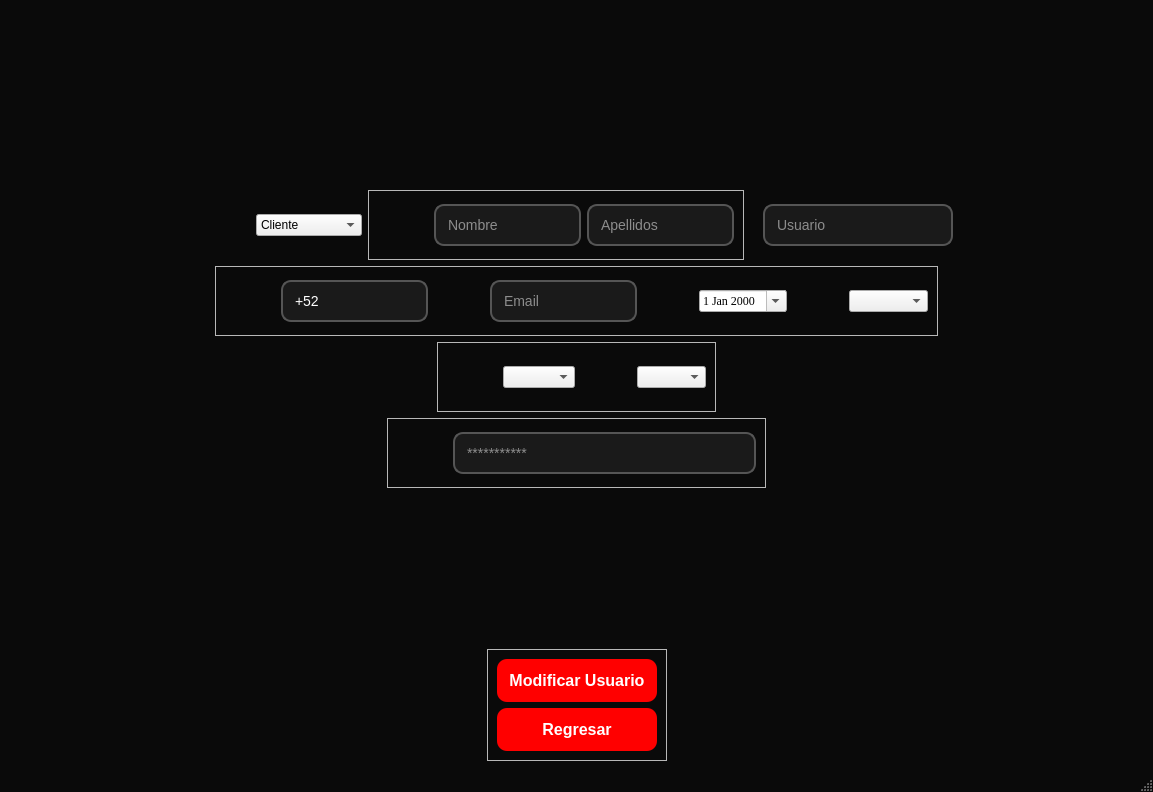
<?xml version="1.0" encoding="UTF-8"?>
<ui version="4.0">
 <class>MainWindow</class>
 <widget class="QMainWindow" name="MainWindow">
  <property name="geometry">
   <rect>
    <x>0</x>
    <y>0</y>
    <width>1153</width>
    <height>792</height>
   </rect>
  </property>
  <property name="minimumSize">
   <size>
    <width>800</width>
    <height>600</height>
   </size>
  </property>
  <property name="maximumSize">
   <size>
    <width>16777215</width>
    <height>16777215</height>
   </size>
  </property>
  <property name="windowTitle">
   <string>MainWindow</string>
  </property>
  <property name="styleSheet">
   <string notr="true">/* =========================================
   1. FONDO DE LA VENTANA (MAINWINDOW)
   ========================================= */
QMainWindow, #centralwidget {
    background-color: #0a0a0a; /* Negro oscuro profundo */
}

/* =========================================
   2. TEXTOS (LABELS)
   ========================================= */
QLabel {
    color: #ffffff; /* Texto blanco */
}

/* =========================================
   3. CAJAS DE TEXTO (USUARIO Y CONTRASEÑA)
   ========================================= */
QLineEdit {
    background-color: rgba(30, 30, 30, 200); /* Gris oscuro semi-transparente */
    border: 2px solid #555555; /* Borde gris apagado por defecto */
    border-radius: 10px; /* Esquinas redondeadas */
    color: #ffffff; /* Letras blancas al escribir */
    padding: 10px;
    font-size: 14px;
}

/* Efecto Neón cuando le das clic a la caja para escribir */
QLineEdit:focus {
    border: 2px solid #ff0000; /* Borde rojo brillante */
    background-color: rgba(50, 20, 20, 200); /* Un ligero tono rojizo en el fondo */
}

/* =========================================
   4. BOTÓN PRINCIPAL (ENTRAR)
   ========================================= */
QPushButton {
    background-color: #ff0000; /* Rojo sólido ZoomFit */
    color: white;
    border-radius: 10px;
    padding: 12px;
    font-size: 16px;
    font-weight: bold;
}

/* Efecto cuando pasas el mouse por encima del botón */
QPushButton:hover {
    background-color: #cc0000; /* Rojo más oscuro para dar efecto de clic */
}</string>
  </property>
  <widget class="QWidget" name="centralwidget">
   <layout class="QVBoxLayout" name="verticalLayout_4">
    <item>
     <layout class="QVBoxLayout" name="verticalLayout_3">
      <item>
       <layout class="QHBoxLayout" name="horizontalLayout_7">
        <item>
         <spacer name="horizontalSpacer">
          <property name="orientation">
           <enum>Qt::Horizontal</enum>
          </property>
          <property name="sizeType">
           <enum>QSizePolicy::Ignored</enum>
          </property>
          <property name="sizeHint" stdset="0">
           <size>
            <width>40</width>
            <height>20</height>
           </size>
          </property>
         </spacer>
        </item>
        <item>
         <widget class="QLabel" name="label">
          <property name="sizePolicy">
           <sizepolicy hsizetype="Ignored" vsizetype="Preferred">
            <horstretch>0</horstretch>
            <verstretch>0</verstretch>
           </sizepolicy>
          </property>
          <property name="maximumSize">
           <size>
            <width>16777215</width>
            <height>350</height>
           </size>
          </property>
          <property name="text">
           <string/>
          </property>
          <property name="pixmap">
           <pixmap>../img/Banner digital de ZoomFit con texto.png</pixmap>
          </property>
          <property name="scaledContents">
           <bool>true</bool>
          </property>
         </widget>
        </item>
        <item>
         <spacer name="horizontalSpacer_2">
          <property name="orientation">
           <enum>Qt::Horizontal</enum>
          </property>
          <property name="sizeType">
           <enum>QSizePolicy::Ignored</enum>
          </property>
          <property name="sizeHint" stdset="0">
           <size>
            <width>40</width>
            <height>20</height>
           </size>
          </property>
         </spacer>
        </item>
       </layout>
      </item>
      <item>
       <spacer name="verticalSpacer">
        <property name="orientation">
         <enum>Qt::Vertical</enum>
        </property>
        <property name="sizeHint" stdset="0">
         <size>
          <width>20</width>
          <height>40</height>
         </size>
        </property>
       </spacer>
      </item>
      <item>
       <layout class="QHBoxLayout" name="horizontalLayout_9">
        <item>
         <spacer name="horizontalSpacer_3">
          <property name="orientation">
           <enum>Qt::Horizontal</enum>
          </property>
          <property name="sizeHint" stdset="0">
           <size>
            <width>40</width>
            <height>20</height>
           </size>
          </property>
         </spacer>
        </item>
        <item>
         <widget class="QLabel" name="label_11">
          <property name="minimumSize">
           <size>
            <width>50</width>
            <height>50</height>
           </size>
          </property>
          <property name="maximumSize">
           <size>
            <width>50</width>
            <height>50</height>
           </size>
          </property>
          <property name="text">
           <string/>
          </property>
          <property name="pixmap">
           <pixmap>../img/ChatGPT Image 11 abr 2026, 16_36_19.png</pixmap>
          </property>
          <property name="scaledContents">
           <bool>true</bool>
          </property>
         </widget>
        </item>
        <item>
         <widget class="QComboBox" name="comboBox_4">
          <item>
           <property name="text">
            <string>Cliente</string>
           </property>
          </item>
          <item>
           <property name="text">
            <string>Instructor</string>
           </property>
          </item>
          <item>
           <property name="text">
            <string>Administrador</string>
           </property>
          </item>
         </widget>
        </item>
        <item>
         <widget class="QFrame" name="frame">
          <property name="frameShape">
           <enum>QFrame::StyledPanel</enum>
          </property>
          <property name="frameShadow">
           <enum>QFrame::Raised</enum>
          </property>
          <layout class="QHBoxLayout" name="horizontalLayout_10">
           <item>
            <widget class="QLabel" name="label_2">
             <property name="minimumSize">
              <size>
               <width>50</width>
               <height>50</height>
              </size>
             </property>
             <property name="maximumSize">
              <size>
               <width>50</width>
               <height>50</height>
              </size>
             </property>
             <property name="text">
              <string/>
             </property>
             <property name="pixmap">
              <pixmap>../img/Icono de persona en neón rojo.png</pixmap>
             </property>
             <property name="scaledContents">
              <bool>true</bool>
             </property>
            </widget>
           </item>
           <item>
            <widget class="QLineEdit" name="lineEdit">
             <property name="font">
              <font>
               <pointsize>-1</pointsize>
              </font>
             </property>
             <property name="placeholderText">
              <string>Nombre</string>
             </property>
            </widget>
           </item>
           <item>
            <widget class="QLineEdit" name="lineEdit_2">
             <property name="font">
              <font>
               <pointsize>-1</pointsize>
              </font>
             </property>
             <property name="placeholderText">
              <string>Apellidos</string>
             </property>
            </widget>
           </item>
          </layout>
         </widget>
        </item>
        <item>
         <widget class="QLabel" name="label_10">
          <property name="text">
           <string/>
          </property>
          <property name="pixmap">
           <pixmap>../img/icons8-usuario-24.png</pixmap>
          </property>
         </widget>
        </item>
        <item>
         <widget class="QLineEdit" name="lineEdit_6">
          <property name="placeholderText">
           <string>Usuario</string>
          </property>
         </widget>
        </item>
        <item>
         <spacer name="horizontalSpacer_4">
          <property name="orientation">
           <enum>Qt::Horizontal</enum>
          </property>
          <property name="sizeHint" stdset="0">
           <size>
            <width>40</width>
            <height>20</height>
           </size>
          </property>
         </spacer>
        </item>
       </layout>
      </item>
      <item>
       <layout class="QHBoxLayout" name="horizontalLayout_12">
        <item>
         <spacer name="horizontalSpacer_6">
          <property name="orientation">
           <enum>Qt::Horizontal</enum>
          </property>
          <property name="sizeHint" stdset="0">
           <size>
            <width>40</width>
            <height>20</height>
           </size>
          </property>
         </spacer>
        </item>
        <item>
         <widget class="QFrame" name="frame_2">
          <property name="frameShape">
           <enum>QFrame::StyledPanel</enum>
          </property>
          <property name="frameShadow">
           <enum>QFrame::Raised</enum>
          </property>
          <layout class="QHBoxLayout" name="horizontalLayout_11">
           <item>
            <widget class="QLabel" name="label_3">
             <property name="minimumSize">
              <size>
               <width>50</width>
               <height>50</height>
              </size>
             </property>
             <property name="maximumSize">
              <size>
               <width>50</width>
               <height>50</height>
              </size>
             </property>
             <property name="text">
              <string/>
             </property>
             <property name="pixmap">
              <pixmap>../img/ChatGPT Image 7 abr 2026, 22_24_37.png</pixmap>
             </property>
             <property name="scaledContents">
              <bool>true</bool>
             </property>
            </widget>
           </item>
           <item>
            <widget class="QLineEdit" name="lineEdit_3">
             <property name="maximumSize">
              <size>
               <width>300</width>
               <height>16777215</height>
              </size>
             </property>
             <property name="font">
              <font>
               <pointsize>-1</pointsize>
              </font>
             </property>
             <property name="inputMask">
              <string>+52 999 999 9999</string>
             </property>
             <property name="text">
              <string>+52   </string>
             </property>
             <property name="placeholderText">
              <string>Numero</string>
             </property>
            </widget>
           </item>
           <item>
            <widget class="QLabel" name="label_6">
             <property name="minimumSize">
              <size>
               <width>50</width>
               <height>50</height>
              </size>
             </property>
             <property name="maximumSize">
              <size>
               <width>50</width>
               <height>50</height>
              </size>
             </property>
             <property name="text">
              <string/>
             </property>
             <property name="pixmap">
              <pixmap>../img/Sobre un fondo transparente con destellos rojos.png</pixmap>
             </property>
             <property name="scaledContents">
              <bool>true</bool>
             </property>
            </widget>
           </item>
           <item>
            <widget class="QLineEdit" name="lineEdit_4">
             <property name="maximumSize">
              <size>
               <width>500</width>
               <height>16777215</height>
              </size>
             </property>
             <property name="font">
              <font>
               <pointsize>-1</pointsize>
              </font>
             </property>
             <property name="placeholderText">
              <string>Email</string>
             </property>
            </widget>
           </item>
           <item>
            <widget class="QLabel" name="label_4">
             <property name="minimumSize">
              <size>
               <width>50</width>
               <height>50</height>
              </size>
             </property>
             <property name="maximumSize">
              <size>
               <width>50</width>
               <height>50</height>
              </size>
             </property>
             <property name="text">
              <string/>
             </property>
             <property name="pixmap">
              <pixmap>../img/Icono de calendario con pastel.png</pixmap>
             </property>
             <property name="scaledContents">
              <bool>true</bool>
             </property>
            </widget>
           </item>
           <item>
            <widget class="QDateEdit" name="dateEdit">
             <property name="font">
              <font>
               <family>Times New Roman</family>
              </font>
             </property>
             <property name="calendarPopup">
              <bool>true</bool>
             </property>
            </widget>
           </item>
           <item>
            <widget class="QLabel" name="label_9">
             <property name="minimumSize">
              <size>
               <width>50</width>
               <height>50</height>
              </size>
             </property>
             <property name="maximumSize">
              <size>
               <width>50</width>
               <height>50</height>
              </size>
             </property>
             <property name="text">
              <string/>
             </property>
             <property name="pixmap">
              <pixmap>../img/Icono de tarjeta de membresía roja.png</pixmap>
             </property>
             <property name="scaledContents">
              <bool>true</bool>
             </property>
            </widget>
           </item>
           <item>
            <widget class="QComboBox" name="comboBox_3">
             <item>
              <property name="text">
               <string/>
              </property>
             </item>
             <item>
              <property name="text">
               <string>Básica</string>
              </property>
             </item>
             <item>
              <property name="text">
               <string>Standart</string>
              </property>
             </item>
             <item>
              <property name="text">
               <string>Premium</string>
              </property>
             </item>
            </widget>
           </item>
          </layout>
         </widget>
        </item>
        <item>
         <spacer name="horizontalSpacer_5">
          <property name="orientation">
           <enum>Qt::Horizontal</enum>
          </property>
          <property name="sizeHint" stdset="0">
           <size>
            <width>40</width>
            <height>20</height>
           </size>
          </property>
         </spacer>
        </item>
       </layout>
      </item>
      <item>
       <layout class="QHBoxLayout" name="horizontalLayout_13">
        <item>
         <spacer name="horizontalSpacer_7">
          <property name="orientation">
           <enum>Qt::Horizontal</enum>
          </property>
          <property name="sizeHint" stdset="0">
           <size>
            <width>40</width>
            <height>20</height>
           </size>
          </property>
         </spacer>
        </item>
        <item>
         <widget class="QFrame" name="frame_3">
          <property name="frameShape">
           <enum>QFrame::StyledPanel</enum>
          </property>
          <property name="frameShadow">
           <enum>QFrame::Raised</enum>
          </property>
          <layout class="QHBoxLayout" name="horizontalLayout_14">
           <item>
            <widget class="QLabel" name="label_5">
             <property name="minimumSize">
              <size>
               <width>50</width>
               <height>50</height>
              </size>
             </property>
             <property name="maximumSize">
              <size>
               <width>50</width>
               <height>50</height>
              </size>
             </property>
             <property name="text">
              <string/>
             </property>
             <property name="pixmap">
              <pixmap>../img/Instructor deportivo y deportes neón.png</pixmap>
             </property>
             <property name="scaledContents">
              <bool>true</bool>
             </property>
            </widget>
           </item>
           <item>
            <widget class="QComboBox" name="comboBox">
             <property name="font">
              <font>
               <family>Times New Roman</family>
              </font>
             </property>
            </widget>
           </item>
           <item>
            <widget class="QLabel" name="label_7">
             <property name="minimumSize">
              <size>
               <width>50</width>
               <height>50</height>
              </size>
             </property>
             <property name="maximumSize">
              <size>
               <width>50</width>
               <height>50</height>
              </size>
             </property>
             <property name="text">
              <string/>
             </property>
             <property name="pixmap">
              <pixmap>../img/Símbolos de género interconectados en rojo.png</pixmap>
             </property>
             <property name="scaledContents">
              <bool>true</bool>
             </property>
            </widget>
           </item>
           <item>
            <widget class="QComboBox" name="comboBox_2">
             <property name="font">
              <font>
               <family>Times New Roman</family>
              </font>
             </property>
             <property name="currentText">
              <string/>
             </property>
             <item>
              <property name="text">
               <string/>
              </property>
             </item>
             <item>
              <property name="text">
               <string>Hombre</string>
              </property>
             </item>
             <item>
              <property name="text">
               <string>Mujer</string>
              </property>
             </item>
            </widget>
           </item>
          </layout>
         </widget>
        </item>
        <item>
         <spacer name="horizontalSpacer_8">
          <property name="orientation">
           <enum>Qt::Horizontal</enum>
          </property>
          <property name="sizeHint" stdset="0">
           <size>
            <width>40</width>
            <height>20</height>
           </size>
          </property>
         </spacer>
        </item>
       </layout>
      </item>
      <item>
       <layout class="QHBoxLayout" name="horizontalLayout_15">
        <item>
         <spacer name="horizontalSpacer_9">
          <property name="orientation">
           <enum>Qt::Horizontal</enum>
          </property>
          <property name="sizeHint" stdset="0">
           <size>
            <width>40</width>
            <height>20</height>
           </size>
          </property>
         </spacer>
        </item>
        <item>
         <widget class="QFrame" name="frame_4">
          <property name="maximumSize">
           <size>
            <width>500</width>
            <height>16777215</height>
           </size>
          </property>
          <property name="frameShape">
           <enum>QFrame::StyledPanel</enum>
          </property>
          <property name="frameShadow">
           <enum>QFrame::Raised</enum>
          </property>
          <layout class="QHBoxLayout" name="horizontalLayout_16">
           <item>
            <widget class="QLabel" name="label_8">
             <property name="minimumSize">
              <size>
               <width>50</width>
               <height>50</height>
              </size>
             </property>
             <property name="maximumSize">
              <size>
               <width>50</width>
               <height>50</height>
              </size>
             </property>
             <property name="text">
              <string/>
             </property>
             <property name="pixmap">
              <pixmap>../img/Candado rojo brillante en el aire.png</pixmap>
             </property>
             <property name="scaledContents">
              <bool>true</bool>
             </property>
            </widget>
           </item>
           <item>
            <widget class="QLineEdit" name="lineEdit_5">
             <property name="font">
              <font>
               <pointsize>-1</pointsize>
              </font>
             </property>
             <property name="echoMode">
              <enum>QLineEdit::Password</enum>
             </property>
             <property name="placeholderText">
              <string>***********</string>
             </property>
            </widget>
           </item>
          </layout>
         </widget>
        </item>
        <item>
         <spacer name="horizontalSpacer_10">
          <property name="orientation">
           <enum>Qt::Horizontal</enum>
          </property>
          <property name="sizeHint" stdset="0">
           <size>
            <width>40</width>
            <height>20</height>
           </size>
          </property>
         </spacer>
        </item>
       </layout>
      </item>
      <item>
       <spacer name="verticalSpacer_2">
        <property name="orientation">
         <enum>Qt::Vertical</enum>
        </property>
        <property name="sizeHint" stdset="0">
         <size>
          <width>20</width>
          <height>40</height>
         </size>
        </property>
       </spacer>
      </item>
      <item>
       <layout class="QHBoxLayout" name="horizontalLayout_3">
        <item>
         <spacer name="horizontalSpacer_11">
          <property name="orientation">
           <enum>Qt::Horizontal</enum>
          </property>
          <property name="sizeHint" stdset="0">
           <size>
            <width>40</width>
            <height>20</height>
           </size>
          </property>
         </spacer>
        </item>
        <item>
         <widget class="QFrame" name="frame_5">
          <property name="frameShape">
           <enum>QFrame::StyledPanel</enum>
          </property>
          <property name="frameShadow">
           <enum>QFrame::Raised</enum>
          </property>
          <layout class="QVBoxLayout" name="verticalLayout">
           <item>
            <widget class="QPushButton" name="pushButton">
             <property name="maximumSize">
              <size>
               <width>300</width>
               <height>16777215</height>
              </size>
             </property>
             <property name="font">
              <font>
               <pointsize>-1</pointsize>
               <weight>75</weight>
               <bold>true</bold>
              </font>
             </property>
             <property name="text">
              <string>Modificar Usuario</string>
             </property>
            </widget>
           </item>
           <item>
            <widget class="QPushButton" name="pushButton_2">
             <property name="font">
              <font>
               <pointsize>-1</pointsize>
               <weight>75</weight>
               <bold>true</bold>
              </font>
             </property>
             <property name="text">
              <string>Regresar</string>
             </property>
            </widget>
           </item>
          </layout>
         </widget>
        </item>
        <item>
         <spacer name="horizontalSpacer_12">
          <property name="orientation">
           <enum>Qt::Horizontal</enum>
          </property>
          <property name="sizeHint" stdset="0">
           <size>
            <width>40</width>
            <height>20</height>
           </size>
          </property>
         </spacer>
        </item>
       </layout>
      </item>
     </layout>
    </item>
   </layout>
  </widget>
  <widget class="QMenuBar" name="menubar">
   <property name="geometry">
    <rect>
     <x>0</x>
     <y>0</y>
     <width>1153</width>
     <height>21</height>
    </rect>
   </property>
  </widget>
  <widget class="QStatusBar" name="statusbar"/>
 </widget>
 <resources/>
 <connections/>
</ui>
